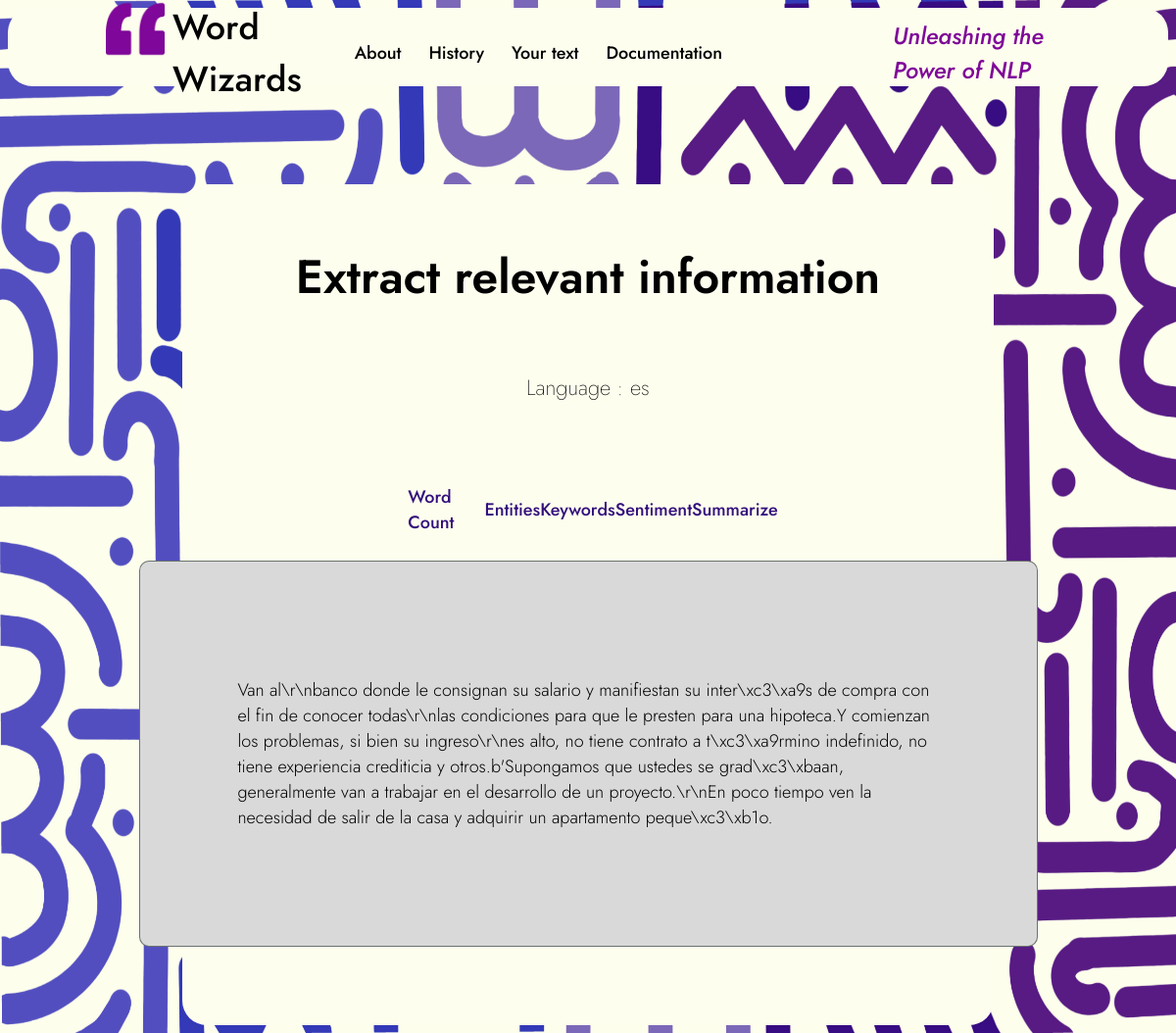
Screenshot of /analyze/summary/47 with the database file from the repository.
### src/sqlmodels/nlp_data.py (models this page shows)
class NLPData(SQLModel, table=True):
    nlp_data_id: Optional[int] = Field(default=None, primary_key=True)
    text: str = Field(index=True)
    lang: str = Field(index=True)
    tokens: List[str] = Field(sa_column=Column(JSON))
    word_count: int = Field(index=True)
    pos: List[Tuple[str, str]] = Field(sa_column=Column(JSON))
    entities: List[Tuple[str, str]] = Field(sa_column=Column(JSON))
    lemma: List[str] = Field(sa_column=Column(JSON))
    keywords: List[str] = Field(sa_column=Column(JSON))
    summary: str = Field(index=True)
    class Config:
        schema_extra = {
            "example": {
            }
        }

### src/routers/analyze.py (the view)
@analyze_route.get('/summary/{nlp_data_id}', response_class=HTMLResponse, response_model=NLPData, status_code=200,)
async def summarize(
    nlp_data_id : int,
    request: Request,
    db : Session
        = Depends(get_session)
)-> Jinja2Templates:
    nlp_data = NLPDataService(db).get_by_id_nlp_data(int(nlp_data_id))
    nlp_id = nlp_data.nlp_data_id
    summ = nlp_data.summary
    lang = nlp_data.lang
    return templates.TemplateResponse('./content/summary_page.html',
                                      {
                                          'request': request,
                                          'summary':summ,
                                          'lang':lang,
                                          'nlp_id': nlp_id
                                       })

### templates/content/summary_page.html
{% extends "analyze_menu.html" %}
{% block display %}
<p class="display-text-large">{{ summary }}</p>
{% endblock %}

### templates/analyze_menu.html
{% extends "home.html" %}
{% block content %}
<main>
    <section>
        <div class="content">
            <h1 class="titles">Extract relevant information</h1>
            <p class="lang"> Language : {{ lang }} </p>
        </div>
        <div class="content-main">
            <div class="main-nav-menu">
                <ul class="nav-links">
                    <li class="text"><a class="analy-links" href="{{ url_for('words_count', nlp_data_id=nlp_id or '') }}"><span>Word Count</span></a></li>
                    <li class="text"><a class="analy-links" href="{{ url_for('entities', nlp_data_id=nlp_id or '') }}"><span>Entities</span></a></li>
                    <li class="text"><a class="analy-links" href="{{ url_for('keywords', nlp_data_id=nlp_id or '') }}"><span>Keywords</span></a></li>
                    <li class="text"><a class="analy-links" href="#"><span>Sentiment</span></a></li>
                    <li class="text"><a class="analy-links" href="{{ url_for('summarize', nlp_data_id=nlp_id or '') }}"><span>Summarize</span></a></li>
                </ul>
            </div>
            <div class="main-display" >{% block display %} {% endblock %}</div>
        </div>
    </section>
</main>
{% endblock %}

### assets/static/home_styles.css (style rules this page uses)
ul { list-style: none; }
body { background-image: url('../images/Background.PNG'); background-repeat: no-repeat; background-attachment: fixed; background-size: 100% 100%; display: flex; align-items: center; justify-content: center; flex-direction: column; }
.nav-links { width: 100%; display: flex; height: 72px; align-items: center; justify-content: space-around; }
.text { color: #5AB1BB; font-family: Jost; font-size: 18px; font-style: normal; font-weight: 500; line-height: normal; }
.titles { color: #000; font-family: Jost; font-size: 48px; font-style: normal; font-weight: 600; line-height: normal; }
.lang { color: #000; font-family: Jost; font-size: 22px; font-style: normal; font-weight: 200; line-height: normal; }
.content { height: 100%; display: flex; align-items: center; justify-content: center; flex-direction: column; padding-top: 20px; padding-right: 100px; padding-bottom: 15px; padding-left: 100px; }
.main-nav-menu { width: 60%; display: block; padding-right: 70px; }
.main-display { display: flex; align-items: center; justify-content: center; padding: 100px; width: 715px; height: 168px; flex-shrink: 0; flex: 1; border-radius: 10px; border: 1px solid rgba(34, 49, 39, 0.60); background: #D9D9D9; }
.content-main { height: 100%; display: flex; align-items: center; flex-direction: column; justify-content: center; padding-top: 20px; padding-right: 100px; padding-bottom: 80px; padding-left: 100px; }
.analy-links { text-decoration: none; color: #330f7d; }
.display-text-large { color: #000; font-family: Jost; font-size: 18px; font-style: normal; font-weight: 300; line-height: normal; }

### rows the page displays
NLPData: lang "es", summary "Van al\\r\\nbanco donde le consignan su salario y manifiestan su inter\\xc3\\xa9s de compra con el fin de conocer todas\\r\\nlas condiciones para que le presten para una hipoteca.Y comienzan los problemas, si bien su ingreso\\r\\nes alto, no tiene contrato a t\\xc3\\xa9rmino indefinido, no tiene experiencia crediticia y otros.b'Supongamos que ustedes se grad\\xc3\\xbaan, generalmente van a trabajar en el desarrollo de un proyecto.\\r\\nEn poco tiempo ven la necesidad de salir de la casa y adquirir un apartamento peque\\xc3\\xb1o."
